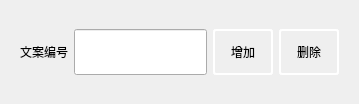
                 <widget class="QWidget" name="scrollAreaWidgetContents_4">
                  <property name="geometry">
                   <rect>
                    <x>0</x>
                    <y>0</y>
                    <width>359</width>
                    <height>104</height>
                   </rect>
                  </property>
                  <layout class="QVBoxLayout" name="verticalLayout_4">
                   <item>
                    <widget class="QWidget" name="widget_copywriting_config" native="true">
                     <layout class="QGridLayout" name="gridLayout_25" columnstretch="1,5,1,1">
                      <item row="0" column="2">
                       <widget class="QPushButton" name="pushButton_copywriting_config_index_add">
                        <property name="cursor">
                         <cursorShape>PointingHandCursor</cursorShape>
                        </property>
                        <property name="styleSheet">
                         <string notr="true">text-align: center;
padding: 12px 16px;
font: 80 10pt &quot;微软雅黑&quot;;
border:2px solid #ffffff;
border-radius: 3px;</string>
                        </property>
                        <property name="text">
                         <string>增加</string>
                        </property>
                       </widget>
                      </item>
                      <item row="0" column="1">
                       <widget class="QLineEdit" name="lineEdit_copywriting_config_index">
                        <property name="styleSheet">
                         <string notr="true">min-height:40px;</string>
                        </property>
                       </widget>
                      </item>
                      <item row="0" column="0">
                       <widget class="QLabel" name="label_copywriting_config_index">
                        <property name="text">
                         <string>文案编号</string>
                        </property>
                       </widget>
                      </item>
                      <item row="0" column="3">
                       <widget class="QPushButton" name="pushButton_copywriting_config_index_del">
                        <property name="cursor">
                         <cursorShape>PointingHandCursor</cursorShape>
                        </property>
                        <property name="styleSheet">
                         <string notr="true">text-align: center;
padding: 12px 16px;
font: 80 10pt &quot;微软雅黑&quot;;
border:2px solid #ffffff;
border-radius: 3px;</string>
                        </property>
                        <property name="text">
                         <string>删除</string>
                        </property>
                       </widget>
                      </item>
                      <item row="1" column="0" colspan="4">
                       <layout class="QGridLayout" name="gridLayout_copywriting_config"/>
                      </item>
                     </layout>
                    </widget>
                   </item>
                  </layout>
                 </widget>
